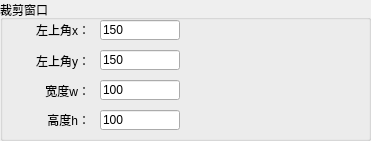
    <widget class="QGroupBox" name="groupBox">
     <property name="geometry">
      <rect>
       <x>20</x>
       <y>330</y>
       <width>371</width>
       <height>141</height>
      </rect>
     </property>
     <property name="title">
      <string>裁剪窗口</string>
     </property>
     <widget class="QLineEdit" name="lineEdit_rectWidth">
      <property name="geometry">
       <rect>
        <x>100</x>
        <y>80</y>
        <width>80</width>
        <height>20</height>
       </rect>
      </property>
      <property name="text">
       <string>100</string>
      </property>
     </widget>
     <widget class="QLabel" name="label_topY">
      <property name="geometry">
       <rect>
        <x>10</x>
        <y>50</y>
        <width>80</width>
        <height>21</height>
       </rect>
      </property>
      <property name="layoutDirection">
       <enum>Qt::RightToLeft</enum>
      </property>
      <property name="text">
       <string>左上角y：</string>
      </property>
      <property name="alignment">
       <set>Qt::AlignRight|Qt::AlignTrailing|Qt::AlignVCenter</set>
      </property>
     </widget>
     <widget class="QLineEdit" name="lineEdit_topX">
      <property name="geometry">
       <rect>
        <x>100</x>
        <y>20</y>
        <width>80</width>
        <height>20</height>
       </rect>
      </property>
      <property name="text">
       <string>150</string>
      </property>
     </widget>
     <widget class="QLineEdit" name="lineEdit_topY">
      <property name="geometry">
       <rect>
        <x>100</x>
        <y>50</y>
        <width>80</width>
        <height>20</height>
       </rect>
      </property>
      <property name="text">
       <string>150</string>
      </property>
     </widget>
     <widget class="QLabel" name="label_w">
      <property name="geometry">
       <rect>
        <x>10</x>
        <y>80</y>
        <width>80</width>
        <height>21</height>
       </rect>
      </property>
      <property name="layoutDirection">
       <enum>Qt::RightToLeft</enum>
      </property>
      <property name="text">
       <string>宽度w：</string>
      </property>
      <property name="alignment">
       <set>Qt::AlignRight|Qt::AlignTrailing|Qt::AlignVCenter</set>
      </property>
     </widget>
     <widget class="QLabel" name="label_topX">
      <property name="geometry">
       <rect>
        <x>10</x>
        <y>20</y>
        <width>80</width>
        <height>20</height>
       </rect>
      </property>
      <property name="layoutDirection">
       <enum>Qt::RightToLeft</enum>
      </property>
      <property name="text">
       <string>左上角x：</string>
      </property>
      <property name="alignment">
       <set>Qt::AlignRight|Qt::AlignTrailing|Qt::AlignVCenter</set>
      </property>
     </widget>
     <widget class="QLineEdit" name="lineEdit_rectHeight">
      <property name="geometry">
       <rect>
        <x>100</x>
        <y>110</y>
        <width>80</width>
        <height>20</height>
       </rect>
      </property>
      <property name="text">
       <string>100</string>
      </property>
     </widget>
     <widget class="QLabel" name="label_h">
      <property name="geometry">
       <rect>
        <x>10</x>
        <y>110</y>
        <width>80</width>
        <height>20</height>
       </rect>
      </property>
      <property name="layoutDirection">
       <enum>Qt::RightToLeft</enum>
      </property>
      <property name="text">
       <string>高度h：</string>
      </property>
      <property name="alignment">
       <set>Qt::AlignRight|Qt::AlignTrailing|Qt::AlignVCenter</set>
      </property>
     </widget>
    </widget>
